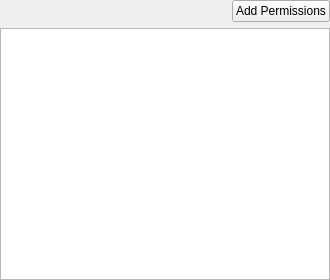
<?xml version="1.0" encoding="UTF-8"?>
<ui version="4.0">
 <class>QUaPermissionsTable</class>
 <widget class="QWidget" name="QUaPermissionsTable">
  <property name="geometry">
   <rect>
    <x>0</x>
    <y>0</y>
    <width>330</width>
    <height>280</height>
   </rect>
  </property>
  <property name="windowTitle">
   <string>Form</string>
  </property>
  <layout class="QGridLayout" name="gridLayout">
   <property name="leftMargin">
    <number>0</number>
   </property>
   <property name="topMargin">
    <number>0</number>
   </property>
   <property name="rightMargin">
    <number>0</number>
   </property>
   <property name="bottomMargin">
    <number>0</number>
   </property>
   <item row="0" column="0">
    <spacer name="horizontalSpacer">
     <property name="orientation">
      <enum>Qt::Horizontal</enum>
     </property>
     <property name="sizeHint" stdset="0">
      <size>
       <width>236</width>
       <height>0</height>
      </size>
     </property>
    </spacer>
   </item>
   <item row="0" column="1">
    <widget class="QPushButton" name="pushButtonAdd">
     <property name="text">
      <string>Add Permissions</string>
     </property>
    </widget>
   </item>
   <item row="1" column="0" colspan="2">
    <widget class="QTableView" name="tableViewPerms"/>
   </item>
  </layout>
 </widget>
 <resources/>
 <connections/>
</ui>
